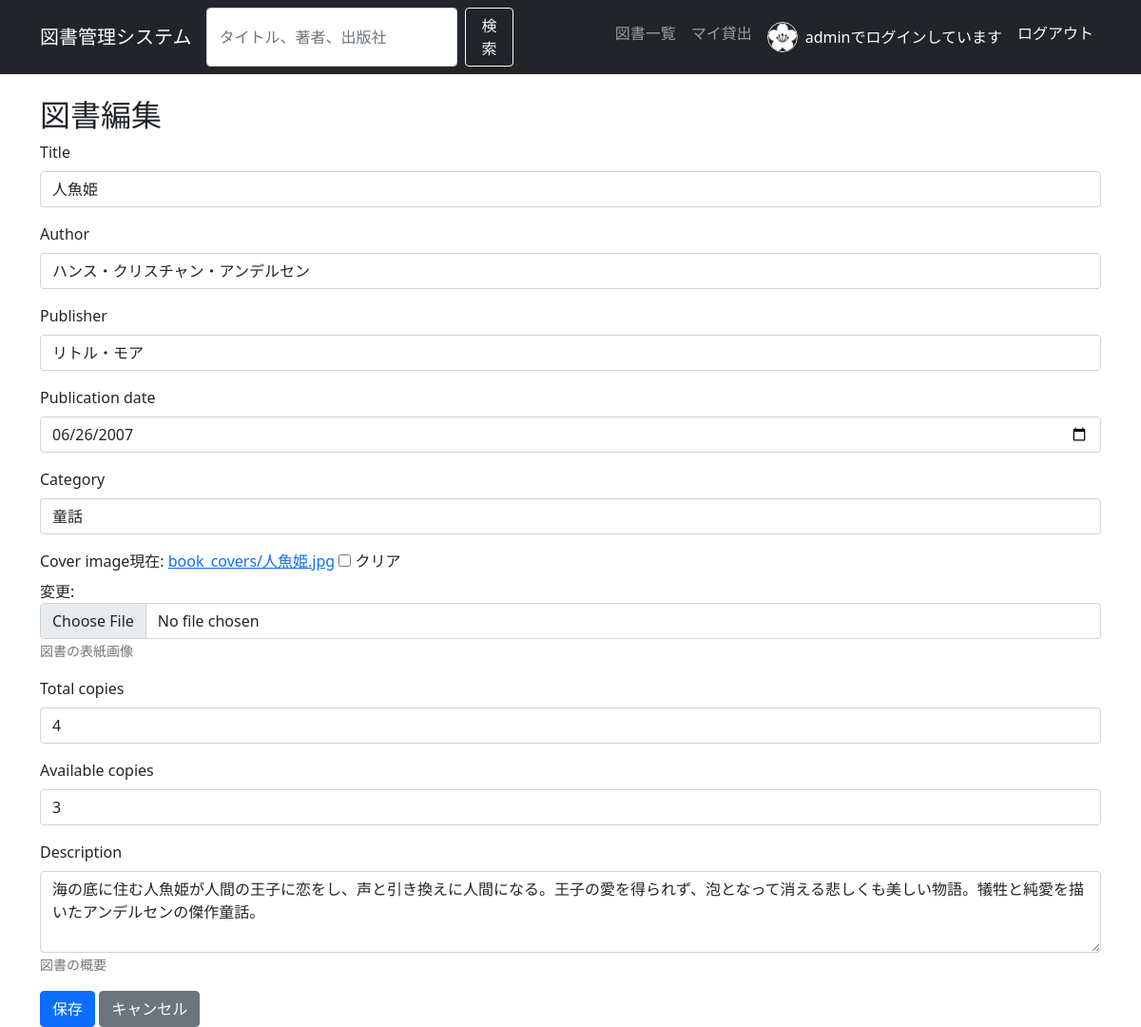
The app's page /books/13/edit/ (signed in), older data.
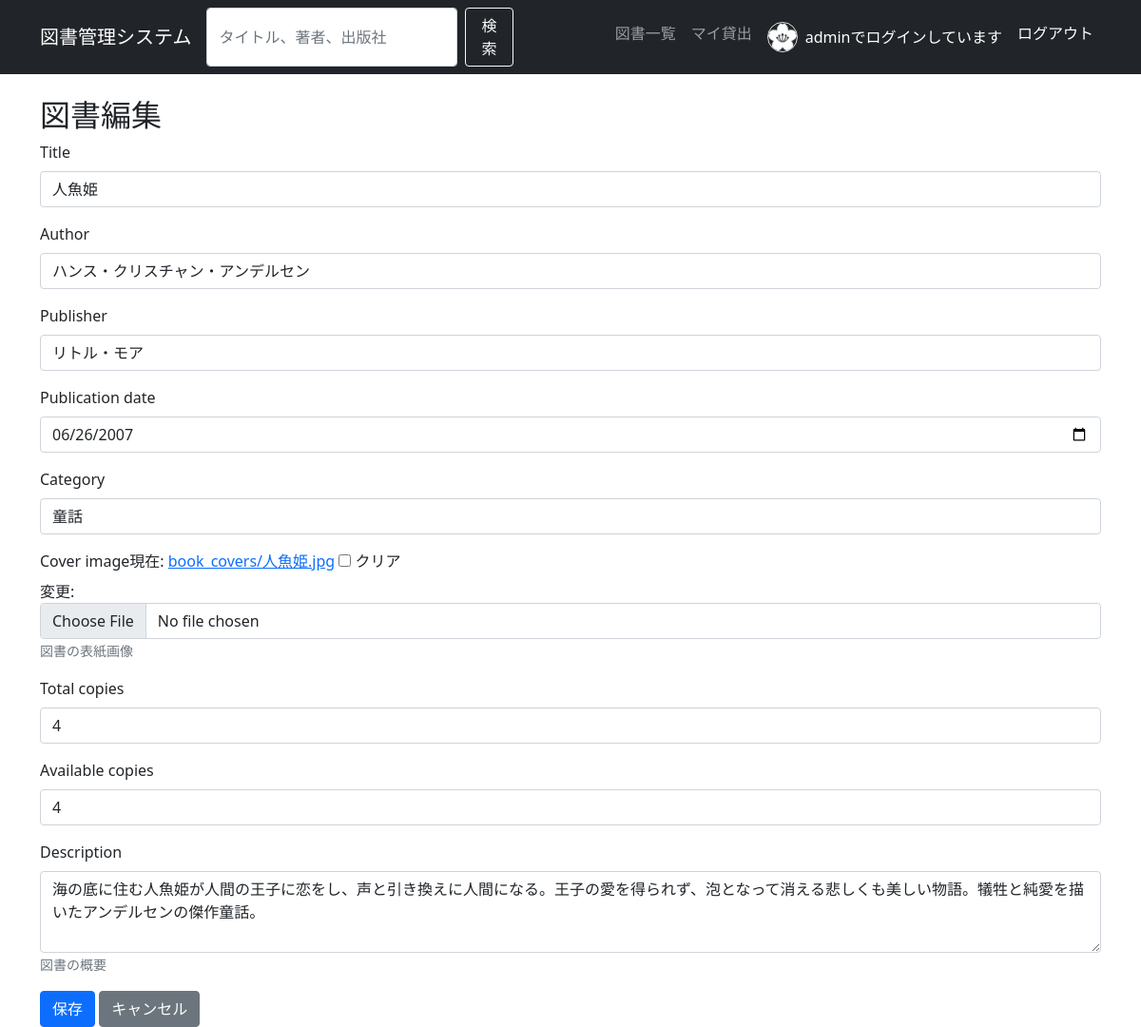
The same page, newer data.
### book_management/models.py (models this page shows, shortened)
class Book(models.Model):
    book_id = models.AutoField(primary_key=True)
    isbn = models.CharField(max_length=13, unique=True, null=True,blank=True,help_text="ISBNコード（重複不可、空白不可）")
    title = models.CharField(max_length=200)
    author = models.CharField(max_length=100)
    publisher = models.CharField(max_length=200)
    publication_date = models.DateField()
    category = models.CharField(max_length=50, null=True, blank=True)
    cover_image = models.ImageField(
        upload_to='book_covers',
        null=True,
        blank=True,
        help_text="図書の表紙画像"
        )
    total_copies = models.PositiveIntegerField(default=1)
    available_copies = models.PositiveIntegerField(default=1)
    description = models.TextField(null=True, blank=True,help_text="図書の概要")
    average_rating = models.DecimalField(
        max_digits=3,
        decimal_places=2,
        default=0.00,
        help_text="平均評価"
    )
    review_count = models.PositiveIntegerField(default=0, help_text="レビュー数")
    created_at = models.DateTimeField(auto_now_add=True)
    updated_at = models.DateTimeField(auto_now=True)

### book_management/views.py (the view)
# urls.py: path('books/<int:pk>/edit/', views.edit_book, name='edit_book'),
def edit_book(request, pk):
    if not request.user.is_staff:
        return HttpResponse('権限がありません', status=403)
    book = get_object_or_404(Book, pk=pk)
    if request.method == 'POST':
        form = BookForm(request.POST, request.FILES, instance=book)
        if form.is_valid():
            form.save()
            messages.success(request, '図書情報を更新しました。')
            return redirect('book_management:index')
    else:
        form = BookForm(instance=book)
    return render(request, 'book_management/book_form.html', {'form': form})

### book_management/forms.py
class BookForm(forms.ModelForm):
    class Meta:
        model = Book
        fields = [
            'title', 'author', 'publisher', 'publication_date', 'category',
            'cover_image', 'total_copies', 'available_copies', 'description'
        ]
        widgets = {
            'publication_date': forms.DateInput(attrs={'type': 'date'}),
            'description': forms.Textarea(attrs={'rows': 3}),
        }

### templates/book_management/book_form.html (shortened to what this page needs)
{% extends 'base.html' %}
{% load django_bootstrap5 %}
{% block content %}
<h2>{% if form.instance.pk %}図書編集{% else %}図書追加{% endif %}</h2>
<form method="post" enctype="multipart/form-data">
    {% bootstrap_form form %}
    <button type="submit" class="btn btn-primary">保存</button>
    <a href="{% url 'book_management:index' %}" class="btn btn-secondary">キャンセル</a>
</form>
{% endblock %}

Row changes from the older to the newer data that the page shows:
changed Book "人魚姫": available_copies "3" → "4"
